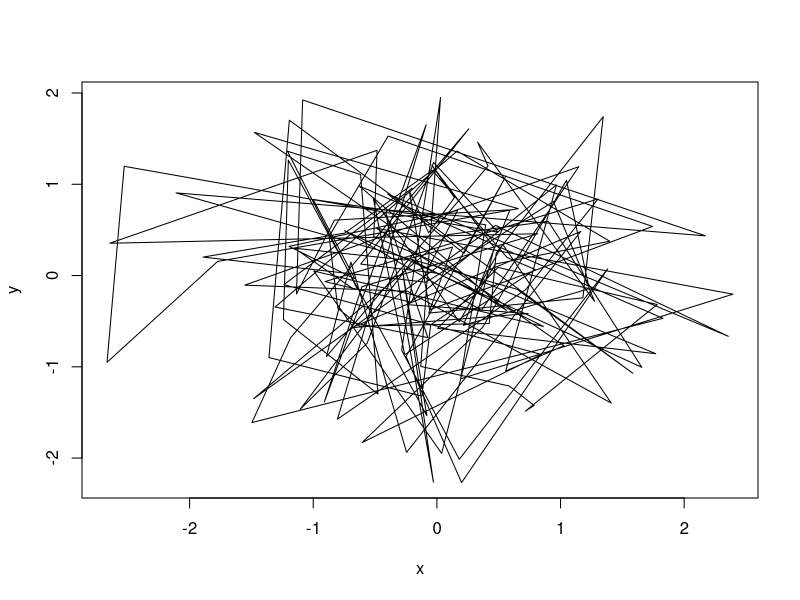
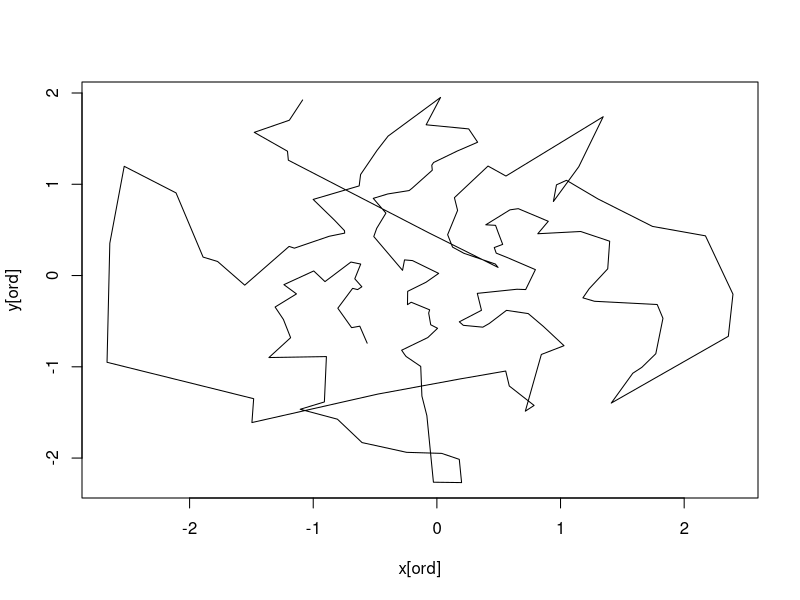
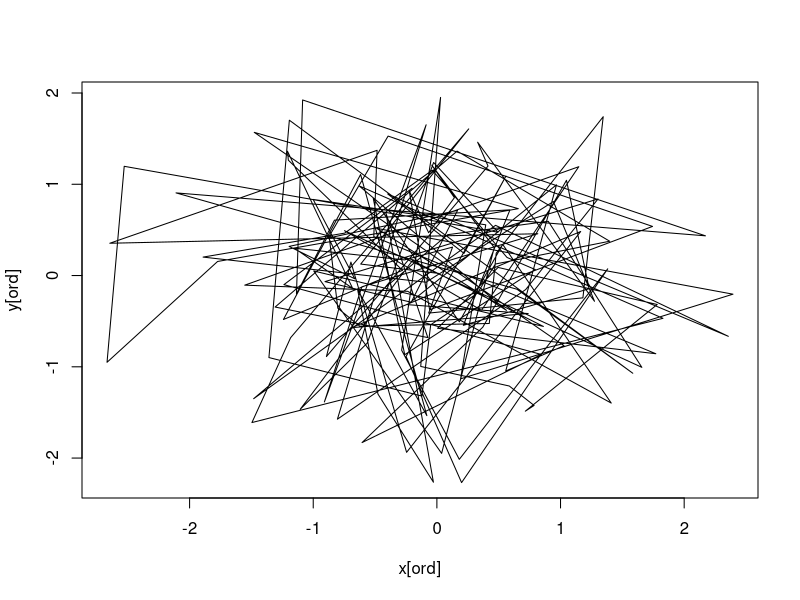
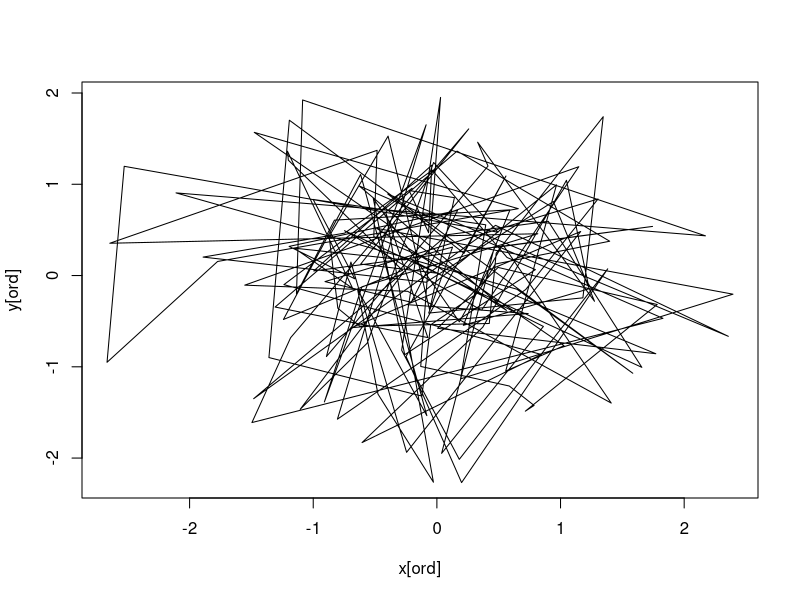
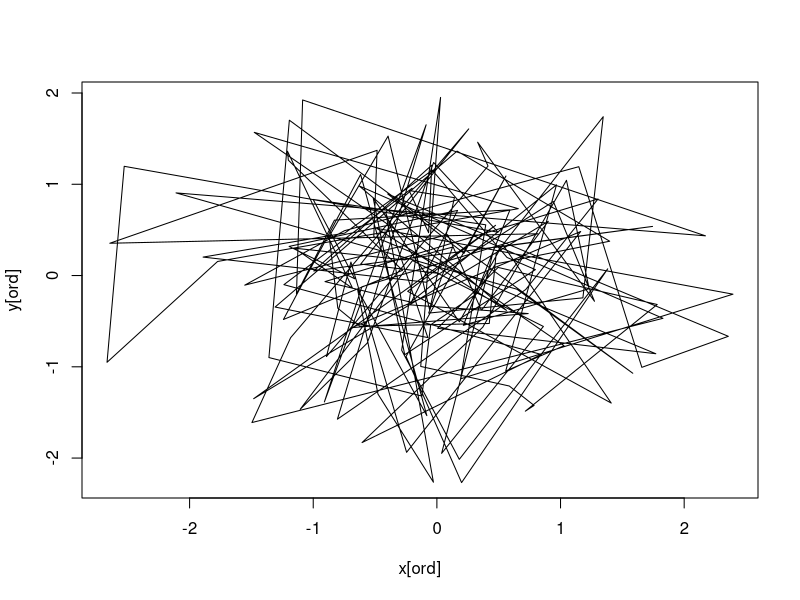
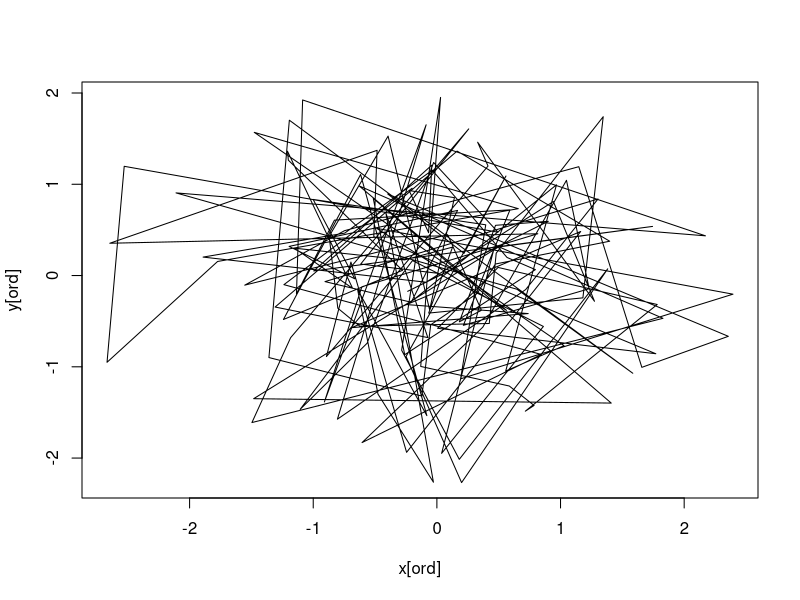
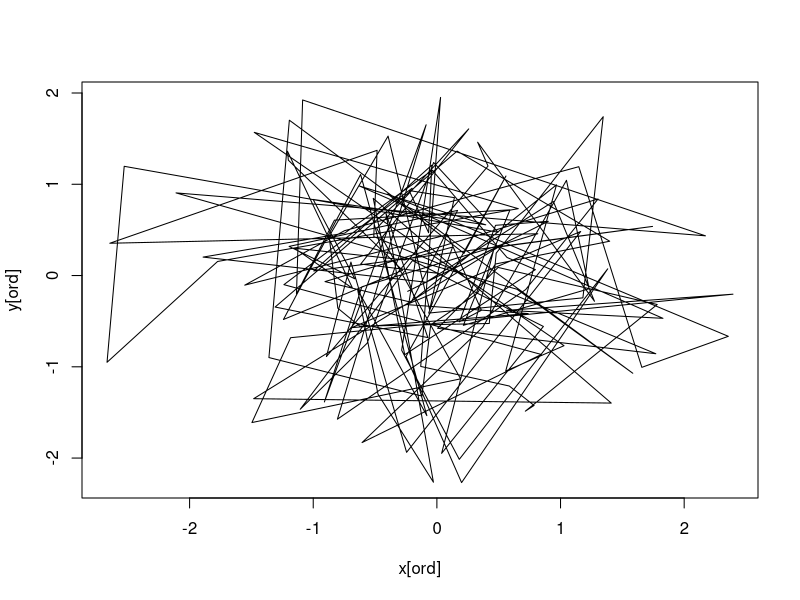
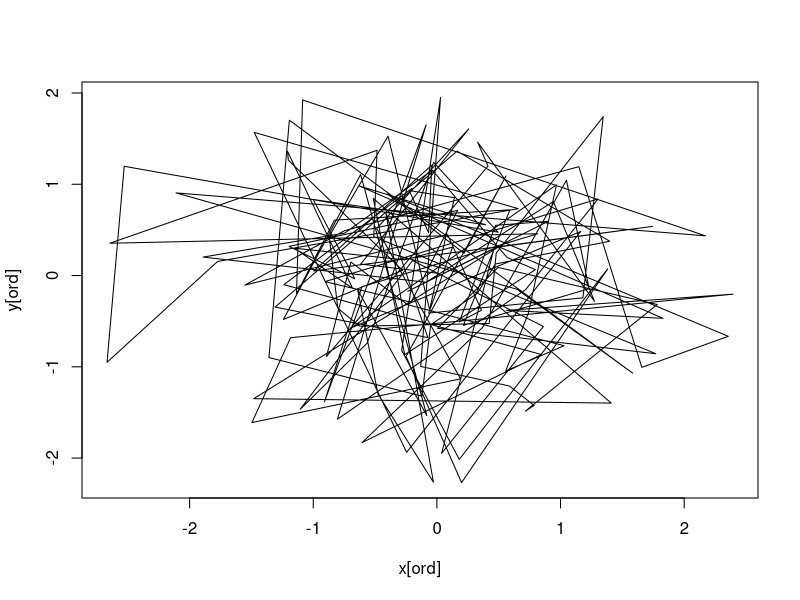

These charts were generated, in order, by the following R code:
# Travelling Salesman
testit <- function(x)
{
  p1 <- proc.time()
  Sys.sleep(x)
  proc.time() - p1 # The cpu usage should be negligible
}

x <- rnorm(150)
y <- rnorm(150)
pts <- cbind(x,y)
plot(x,y, type = 'l')

d <- function(pts,i,j){ # Don't need to take squareroot. Only used for individual level comparisons
  sum((pts[i,]-pts[j,])^2)
}
dis <- function(a){sqrt(a[1]^2 + a[2]^2)}
td <- function(pts, ord){ 
  sum(apply(pts[ord,][2:nrow(pts),] - pts[ord,][1:(nrow(pts)-1),], FUN = dis, MARGIN = 1))
  # sum((pts[ord,][2:nrow(pts),]-pts[ord,][1:(nrow(pts)-1),])^2)
}

# Distance Matrix 
mtx <- matrix(0, nrow = length(x)+1, ncol = length(x))
for(i in 1:length(x)){
  for(j in 1:length(x)){
    mtx[i,j] <- d(pts, i, j)
  }
}
mtx[nrow(mtx),] <- 1:length(x)

# Nearest Neighbour
# Find Best Starting Point
z <- total_d <- rep(0,length(x));
for(z in 1:length(x)){
ord <- rep(0,length(x))
ord[1] <- z

for (i in 2:(length(x)-1)){
  Interesting <- mtx[c(ord[i-1],nrow(mtx)), -c(ord)]
  ord[i] <- Interesting[2,which.min(Interesting[1,])]
}
ord[length(x)] <- (1:length(x))[-ord]
total_d[z] <- td(pts,ord)
}

# Route Corresponding to Best Start
start <- which.min(total_d)
ord <- rep(0,length(x))
ord[1] <- start

for (i in 2:(length(x)-1)){
  Interesting <- mtx[c(ord[i-1],nrow(mtx)), -c(ord)]
  ord[i] <- Interesting[2,which.min(Interesting[1,])]
}
ord[length(x)] <- (1:length(x))[-ord]

plot(x[ord],y[ord], type = 'l')

ord <- 1:length(x)
# n - opt
for(i in 1:10000){
  n <- 6-log(i, base = 10)+1
  ord2 <- ord
  p <- sample((n+1):(length(x)-n+1), 1)
  ord2[floor(p-n+2):round(p+n-2, 0)] <- sample(ord2[floor(p-n+2):round(p+n-2, 0)])
  if(td(pts,ord2) < td(pts,ord)){
    ord <- ord2
    print(td(pts, ord2))
    plot(x[ord], y[ord], type = 'l')
    testit(0.05)
  }
}
td(pts , ord2)

# 3 - opt for adjacent positions
for(i in 1:10000){
ord2 <- ord
positions <- sample(length(x), 3)
ord2[positions] <- sample(ord2[positions])
if(td(pts,ord2) < td(pts,ord)){
  ord <- ord2
  print(td(pts, ord2))
}
}
plot(x[ord],y[ord], type = 'l')